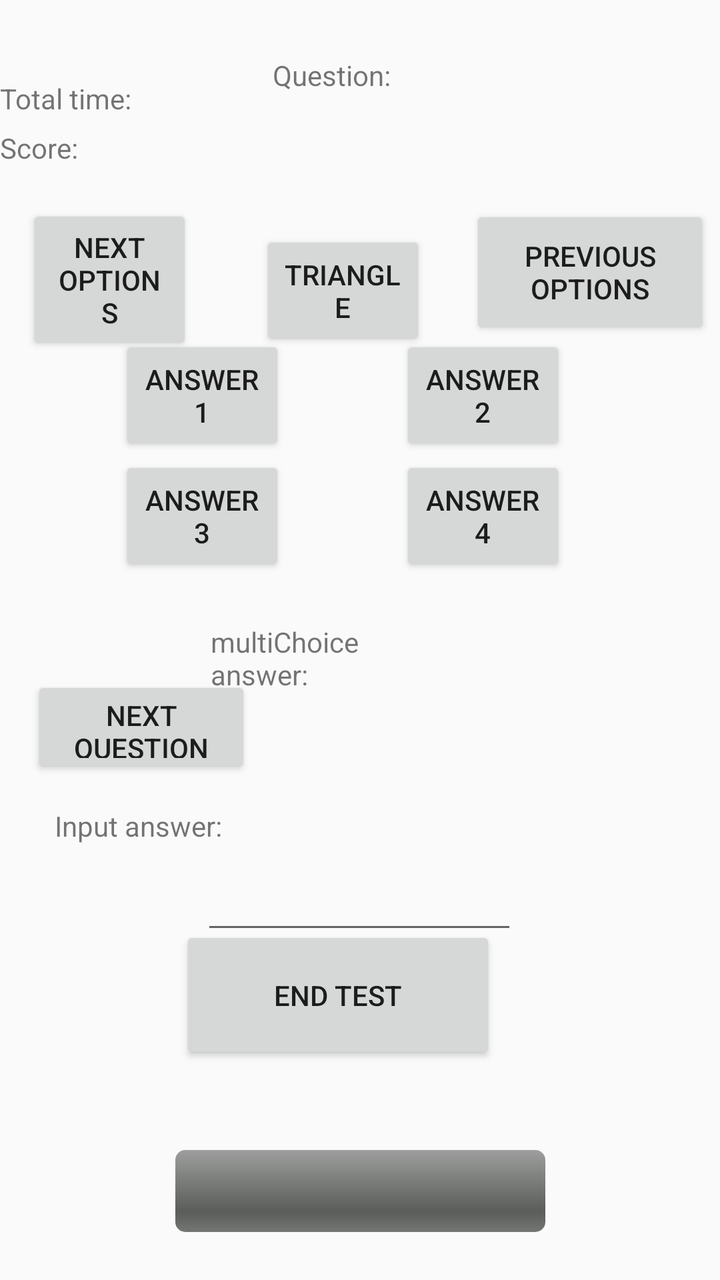
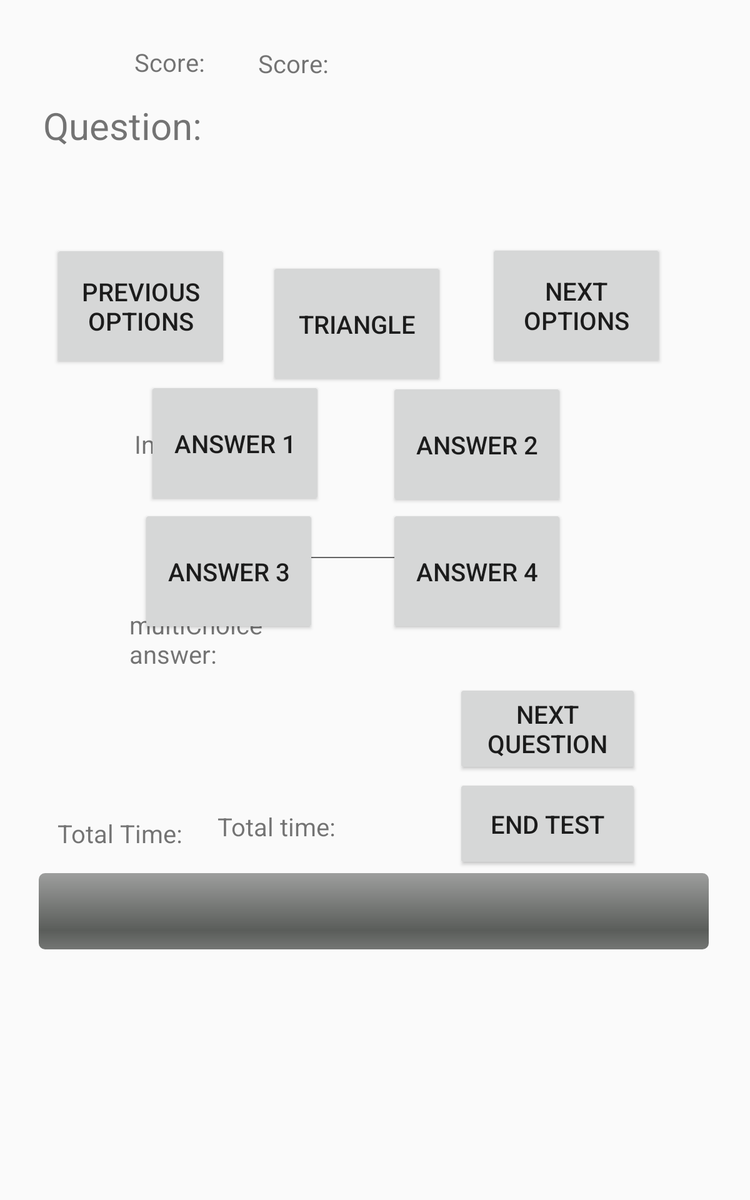

The same Android screen from two of the app's own layout files: first res/layout/ as a phone draws it, then the author's variant for another configuration, drawn on a device whose configuration selects that folder. Both files follow.
<!-- AndroidManifest.xml: application theme Theme.MathTestApp -->
<!-- res/layout/test_layout.xml -->
<?xml version="1.0" encoding="utf-8"?>
<androidx.constraintlayout.widget.ConstraintLayout xmlns:android="http://schemas.android.com/apk/res/android"
    xmlns:app="http://schemas.android.com/apk/res-auto"
    xmlns:tools="http://schemas.android.com/tools"
    android:layout_width="match_parent"
    android:layout_height="match_parent"
    android:id="@+id/testLayout">

    <ProgressBar
        android:id="@+id/timerBar"
        style="@android:style/Widget.ProgressBar.Horizontal"
        android:layout_width="185dp"
        android:layout_height="41dp"
        app:layout_constraintBottom_toBottomOf="parent"
        app:layout_constraintEnd_toEndOf="parent"
        app:layout_constraintStart_toStartOf="parent"
        app:layout_constraintTop_toTopOf="parent"
        app:layout_constraintVertical_bias="0.96" />

    <TextView
        android:id="@+id/scoreText"
        android:layout_width="115dp"
        android:layout_height="28dp"
        android:text="Score: "
        app:layout_constraintBottom_toBottomOf="parent"
        app:layout_constraintEnd_toEndOf="parent"
        app:layout_constraintHorizontal_bias="0.0"
        app:layout_constraintStart_toStartOf="parent"
        app:layout_constraintTop_toTopOf="parent"
        app:layout_constraintVertical_bias="0.105" />

    <TextView
        android:id="@+id/timeText"
        android:layout_width="120dp"
        android:layout_height="28dp"
        android:text="Total time: "
        app:layout_constraintBottom_toBottomOf="parent"
        app:layout_constraintEnd_toEndOf="parent"
        app:layout_constraintHorizontal_bias="0.0"
        app:layout_constraintStart_toStartOf="parent"
        app:layout_constraintTop_toTopOf="parent"
        app:layout_constraintVertical_bias="0.065" />

    <TextView
        android:id="@+id/questionText"
        android:layout_width="158dp"
        android:layout_height="69dp"
        android:text="Question: "
        app:layout_constraintBottom_toBottomOf="parent"
        app:layout_constraintEnd_toEndOf="parent"
        app:layout_constraintHorizontal_bias="0.675"
        app:layout_constraintStart_toStartOf="parent"
        app:layout_constraintTop_toTopOf="parent"
        app:layout_constraintVertical_bias="0.049" />

    <Button
        android:id="@+id/multi1"
        android:layout_width="83dp"
        android:layout_height="60dp"
        android:text="answer 1"
        app:layout_constraintBottom_toBottomOf="parent"
        app:layout_constraintEnd_toEndOf="parent"
        app:layout_constraintHorizontal_bias="0.216"
        app:layout_constraintStart_toStartOf="parent"
        app:layout_constraintTop_toTopOf="parent"
        app:layout_constraintVertical_bias="0.289" />

    <Button
        android:id="@+id/multi2"
        android:layout_width="83dp"
        android:layout_height="60dp"
        android:text="answer 2"
        app:layout_constraintBottom_toBottomOf="parent"
        app:layout_constraintEnd_toEndOf="parent"
        app:layout_constraintHorizontal_bias="0.722"
        app:layout_constraintStart_toStartOf="parent"
        app:layout_constraintTop_toTopOf="parent"
        app:layout_constraintVertical_bias="0.289" />

    <Button
        android:id="@+id/multi3"
        android:layout_width="83dp"
        android:layout_height="60dp"
        android:text="answer 3"
        app:layout_constraintBottom_toBottomOf="parent"
        app:layout_constraintEnd_toEndOf="parent"
        app:layout_constraintHorizontal_bias="0.216"
        app:layout_constraintStart_toStartOf="parent"
        app:layout_constraintTop_toTopOf="parent"
        app:layout_constraintVertical_bias="0.393" />

    <Button
        android:id="@+id/multi4"
        android:layout_width="83dp"
        android:layout_height="60dp"
        android:text="answer 4"
        app:layout_constraintBottom_toBottomOf="parent"
        app:layout_constraintEnd_toEndOf="parent"
        app:layout_constraintHorizontal_bias="0.722"
        app:layout_constraintStart_toStartOf="parent"
        app:layout_constraintTop_toTopOf="parent"
        app:layout_constraintVertical_bias="0.393" />

    <Button
        android:id="@+id/multiTri"
        android:layout_width="83dp"
        android:layout_height="60dp"
        android:text="triangle"
        app:layout_constraintBottom_toBottomOf="parent"
        app:layout_constraintEnd_toEndOf="parent"
        app:layout_constraintHorizontal_bias="0.469"
        app:layout_constraintStart_toStartOf="parent"
        app:layout_constraintTop_toTopOf="parent"
        app:layout_constraintVertical_bias="0.199" />

    <TextView
        android:id="@+id/multichoiceText"
        android:layout_width="97dp"
        android:layout_height="79dp"
        android:text="multiChoice answer:"
        app:layout_constraintBottom_toBottomOf="parent"
        app:layout_constraintEnd_toEndOf="parent"
        app:layout_constraintHorizontal_bias="0.401"
        app:layout_constraintStart_toStartOf="parent"
        app:layout_constraintTop_toTopOf="parent"
        app:layout_constraintVertical_bias="0.555" />

    <TextView
        android:id="@+id/selectMultiChoice"
        android:layout_width="158dp"
        android:layout_height="69dp"
        android:text=""
        app:layout_constraintBottom_toBottomOf="parent"
        app:layout_constraintEnd_toEndOf="parent"
        app:layout_constraintHorizontal_bias="0.881"
        app:layout_constraintStart_toStartOf="parent"
        app:layout_constraintTop_toTopOf="parent"
        app:layout_constraintVertical_bias="0.546" />

    <TextView
        android:id="@+id/inputAnsText"
        android:layout_width="96dp"
        android:layout_height="71dp"
        android:text="Input answer:"
        app:layout_constraintBottom_toBottomOf="parent"
        app:layout_constraintEnd_toEndOf="parent"
        app:layout_constraintHorizontal_bias="0.104"
        app:layout_constraintStart_toStartOf="parent"
        app:layout_constraintTop_toTopOf="parent"
        app:layout_constraintVertical_bias="0.709" />

    <EditText
        android:id="@+id/inputAnswer"
        android:layout_width="158dp"
        android:layout_height="69dp"
        android:text=""
        app:layout_constraintBottom_toBottomOf="parent"
        app:layout_constraintEnd_toEndOf="parent"
        app:layout_constraintHorizontal_bias="0.498"
        app:layout_constraintStart_toStartOf="parent"
        app:layout_constraintTop_toTopOf="parent"
        app:layout_constraintVertical_bias="0.706" />

    <Button
        android:id="@+id/nextChoice"
        android:layout_width="83dp"
        android:layout_height="75dp"
        android:text="next options"
        app:layout_constraintBottom_toBottomOf="parent"
        app:layout_constraintEnd_toEndOf="parent"
        app:layout_constraintHorizontal_bias="0.048"
        app:layout_constraintStart_toStartOf="parent"
        app:layout_constraintTop_toTopOf="parent"
        app:layout_constraintVertical_bias="0.181" />

    <Button
        android:id="@+id/prevChoice"
        android:layout_width="120dp"
        android:layout_height="67dp"
        android:text="previous options"
        app:layout_constraintBottom_toBottomOf="parent"
        app:layout_constraintEnd_toEndOf="parent"
        app:layout_constraintHorizontal_bias="0.979"
        app:layout_constraintStart_toStartOf="parent"
        app:layout_constraintTop_toTopOf="parent"
        app:layout_constraintVertical_bias="0.179" />

    <Button
        android:id="@+id/nextButton"
        android:layout_width="110dp"
        android:layout_height="51dp"
        android:text="Next Question"
        app:layout_constraintBottom_toBottomOf="parent"
        app:layout_constraintEnd_toEndOf="parent"
        app:layout_constraintHorizontal_bias="0.063"
        app:layout_constraintStart_toStartOf="parent"
        app:layout_constraintTop_toTopOf="parent"
        app:layout_constraintVertical_bias="0.574" />

    <Button
        android:id="@+id/endButton"
        android:layout_width="158dp"
        android:layout_height="69dp"
        android:text="End Test"
        app:layout_constraintBottom_toBottomOf="parent"
        app:layout_constraintEnd_toEndOf="parent"
        app:layout_constraintHorizontal_bias="0.446"
        app:layout_constraintStart_toStartOf="parent"
        app:layout_constraintTop_toTopOf="parent"
        app:layout_constraintVertical_bias="0.811" />


</androidx.constraintlayout.widget.ConstraintLayout>
<!-- resources referenced by this layout -->
<resources>
  <style name="Theme.MathTestApp" parent="Theme.AppCompat.Light.DarkActionBar">
          
          <item name="colorPrimary">@color/purple_500</item>
          <item name="colorPrimaryDark">@color/purple_700</item>
          <item name="colorAccent">@color/teal_200</item>
          
      </style>
</resources>
<!-- res/layout-sw600dp/test_layout.xml (the author's variant of the layout above) -->
<!-- drawn on a 7-inch tablet held upright -->
<?xml version="1.0" encoding="utf-8"?>
<androidx.constraintlayout.widget.ConstraintLayout xmlns:android="http://schemas.android.com/apk/res/android"
    xmlns:app="http://schemas.android.com/apk/res-auto"
    xmlns:tools="http://schemas.android.com/tools"
    android:id="@+id/testLayout"
    android:layout_width="match_parent"
    android:layout_height="match_parent">

    <TextView
        android:id="@+id/questionText"
        android:layout_width="521dp"
        android:layout_height="135dp"
        android:text="Question: "
        android:textSize="30dp"
        app:layout_constraintBottom_toBottomOf="parent"
        app:layout_constraintEnd_toEndOf="parent"
        app:layout_constraintHorizontal_bias="0.439"
        app:layout_constraintStart_toStartOf="parent"
        app:layout_constraintTop_toTopOf="parent"
        app:layout_constraintVertical_bias="0.097" />

    <TextView
        android:id="@+id/scoreText"
        android:layout_width="187dp"
        android:layout_height="58dp"
        android:text="Score: "
        android:textSize="20dp"
        app:layout_constraintBottom_toBottomOf="parent"
        app:layout_constraintEnd_toEndOf="parent"
        app:layout_constraintStart_toStartOf="parent"
        app:layout_constraintTop_toTopOf="parent"
        app:layout_constraintVertical_bias="0.041" />

    <TextView
        android:id="@+id/totalScoreText"
        android:layout_width="99dp"
        android:layout_height="60dp"
        android:text="Score: "
        android:textSize="20dp"
        app:layout_constraintBottom_toBottomOf="parent"
        app:layout_constraintEnd_toStartOf="@+id/scoreText"
        app:layout_constraintHorizontal_bias="1.0"
        app:layout_constraintStart_toStartOf="parent"
        app:layout_constraintTop_toTopOf="parent"
        app:layout_constraintVertical_bias="0.04" />

    <Button
        android:id="@+id/multiTri"
        android:layout_width="140dp"
        android:layout_height="100dp"
        android:text="triangle"
        android:textSize="20dp"
        app:layout_constraintBottom_toBottomOf="parent"
        app:layout_constraintEnd_toEndOf="parent"
        app:layout_constraintHorizontal_bias="0.468"
        app:layout_constraintStart_toStartOf="parent"
        app:layout_constraintTop_toTopOf="parent"
        app:layout_constraintVertical_bias="0.243" />

    <Button
        android:id="@+id/prevChoice"
        android:layout_width="140dp"
        android:layout_height="100dp"
        android:textSize="20dp"
        android:text="previous options"
        app:layout_constraintBottom_toBottomOf="parent"
        app:layout_constraintEnd_toEndOf="parent"
        app:layout_constraintHorizontal_bias="0.092"
        app:layout_constraintStart_toStartOf="parent"
        app:layout_constraintTop_toTopOf="parent"
        app:layout_constraintVertical_bias="0.227" />

    <Button
        android:id="@+id/multi3"
        android:layout_width="140dp"
        android:layout_height="100dp"
        android:text="answer 3"
        android:textSize="20dp"
        app:layout_constraintBottom_toBottomOf="parent"
        app:layout_constraintEnd_toEndOf="parent"
        app:layout_constraintHorizontal_bias="0.246"
        app:layout_constraintStart_toStartOf="parent"
        app:layout_constraintTop_toTopOf="parent"
        app:layout_constraintVertical_bias="0.473" />

    <Button
        android:id="@+id/multi1"
        android:layout_width="140dp"
        android:layout_height="100dp"
        android:textSize="20dp"
        android:text="answer 1"
        app:layout_constraintBottom_toBottomOf="parent"
        app:layout_constraintEnd_toEndOf="parent"
        app:layout_constraintHorizontal_bias="0.257"
        app:layout_constraintStart_toStartOf="parent"
        app:layout_constraintTop_toTopOf="parent"
        app:layout_constraintVertical_bias="0.354" />

    <Button
        android:id="@+id/nextChoice"
        android:layout_width="140dp"
        android:layout_height="100dp"
        android:textSize="20dp"
        android:text="next options"
        app:layout_constraintBottom_toBottomOf="parent"
        app:layout_constraintEnd_toEndOf="parent"
        app:layout_constraintHorizontal_bias="0.85"
        app:layout_constraintStart_toStartOf="parent"
        app:layout_constraintTop_toTopOf="parent"
        app:layout_constraintVertical_bias="0.226" />

    <Button
        android:id="@+id/multi4"
        android:layout_width="140dp"
        android:layout_height="100dp"
        android:text="answer 4"
        android:textSize="20dp"
        app:layout_constraintBottom_toBottomOf="parent"
        app:layout_constraintEnd_toEndOf="parent"
        app:layout_constraintHorizontal_bias="0.677"
        app:layout_constraintStart_toStartOf="parent"
        app:layout_constraintTop_toTopOf="parent"
        app:layout_constraintVertical_bias="0.473" />

    <Button
        android:id="@+id/multi2"
        android:layout_width="140dp"
        android:layout_height="100dp"
        android:textSize="20dp"
        android:text="answer 2"
        app:layout_constraintBottom_toBottomOf="parent"
        app:layout_constraintEnd_toEndOf="parent"
        app:layout_constraintHorizontal_bias="0.677"
        app:layout_constraintStart_toStartOf="parent"
        app:layout_constraintTop_toTopOf="parent"
        app:layout_constraintVertical_bias="0.355" />

    <TextView
        android:id="@+id/inputAnsText"
        android:layout_width="164dp"
        android:layout_height="112dp"
        android:text="Input answer:"
        android:textSize="20dp"
        app:layout_constraintBottom_toBottomOf="parent"
        app:layout_constraintEnd_toEndOf="parent"
        app:layout_constraintHorizontal_bias="0.246"
        app:layout_constraintStart_toStartOf="parent"
        app:layout_constraintTop_toTopOf="parent"
        app:layout_constraintVertical_bias="0.403" />

    <TextView
        android:id="@+id/selectMultiChoice"
        android:layout_width="222dp"
        android:layout_height="86dp"
        android:text=""
        android:textSize="20dp"
        app:layout_constraintBottom_toBottomOf="parent"
        app:layout_constraintEnd_toEndOf="parent"
        app:layout_constraintHorizontal_bias="0.487"
        app:layout_constraintStart_toStartOf="parent"
        app:layout_constraintTop_toTopOf="parent"
        app:layout_constraintVertical_bias="0.552" />

    <TextView
        android:id="@+id/multichoiceText"
        android:layout_width="162dp"
        android:layout_height="101dp"
        android:text="multiChoice answer:"
        android:textSize="20dp"
        app:layout_constraintBottom_toBottomOf="parent"
        app:layout_constraintEnd_toEndOf="parent"
        app:layout_constraintHorizontal_bias="0.236"
        app:layout_constraintStart_toStartOf="parent"
        app:layout_constraintTop_toTopOf="parent"
        app:layout_constraintVertical_bias="0.566" />

    <EditText
        android:id="@+id/inputAnswer"
        android:layout_width="164dp"
        android:layout_height="112dp"
        android:text=""
        android:textSize="20dp"
        app:layout_constraintBottom_toBottomOf="parent"
        app:layout_constraintEnd_toEndOf="parent"
        app:layout_constraintHorizontal_bias="0.463"
        app:layout_constraintStart_toStartOf="parent"
        app:layout_constraintTop_toTopOf="parent"
        app:layout_constraintVertical_bias="0.404" />

    <Button
        android:id="@+id/nextButton"
        android:layout_width="146dp"
        android:layout_height="73dp"
        android:text="Next Question"
        android:textSize="20dp"
        app:layout_constraintBottom_toBottomOf="parent"
        app:layout_constraintEnd_toEndOf="parent"
        app:layout_constraintHorizontal_bias="0.804"
        app:layout_constraintStart_toStartOf="parent"
        app:layout_constraintTop_toTopOf="parent"
        app:layout_constraintVertical_bias="0.616" />

    <TextView
        android:id="@+id/timeText"
        android:layout_width="204dp"
        android:layout_height="58dp"
        android:text="Total time: "
        android:textSize="20dp"
        app:layout_constraintBottom_toBottomOf="parent"
        app:layout_constraintEnd_toEndOf="parent"
        app:layout_constraintHorizontal_bias="0.44"
        app:layout_constraintStart_toStartOf="parent"
        app:layout_constraintTop_toTopOf="parent"
        app:layout_constraintVertical_bias="0.718" />

    <ProgressBar
        android:id="@+id/timerBar"
        style="@android:style/Widget.ProgressBar.Horizontal"
        android:layout_width="536dp"
        android:layout_height="61dp"
        app:layout_constraintBottom_toBottomOf="parent"
        app:layout_constraintEnd_toEndOf="parent"
        app:layout_constraintHorizontal_bias="0.483"
        app:layout_constraintStart_toStartOf="parent"
        app:layout_constraintTop_toTopOf="parent"
        app:layout_constraintVertical_bias="0.777" />

    <TextView
        android:id="@+id/totalTimeText"
        android:layout_width="125dp"
        android:layout_height="39dp"
        android:text="Total Time: "
        android:textSize="20dp"
        app:layout_constraintBottom_toBottomOf="parent"
        app:layout_constraintEnd_toStartOf="@+id/timeText"
        app:layout_constraintHorizontal_bias="0.942"
        app:layout_constraintStart_toStartOf="parent"
        app:layout_constraintTop_toTopOf="parent"
        app:layout_constraintVertical_bias="0.709" />

    <Button
        android:id="@+id/endButton"
        android:layout_width="146dp"
        android:layout_height="73dp"
        android:text="End Test"
        android:textSize="20dp"
        app:layout_constraintBottom_toBottomOf="parent"
        app:layout_constraintEnd_toEndOf="parent"
        app:layout_constraintHorizontal_bias="0.804"
        app:layout_constraintStart_toStartOf="parent"
        app:layout_constraintTop_toTopOf="parent"
        app:layout_constraintVertical_bias="0.702" />


</androidx.constraintlayout.widget.ConstraintLayout>
